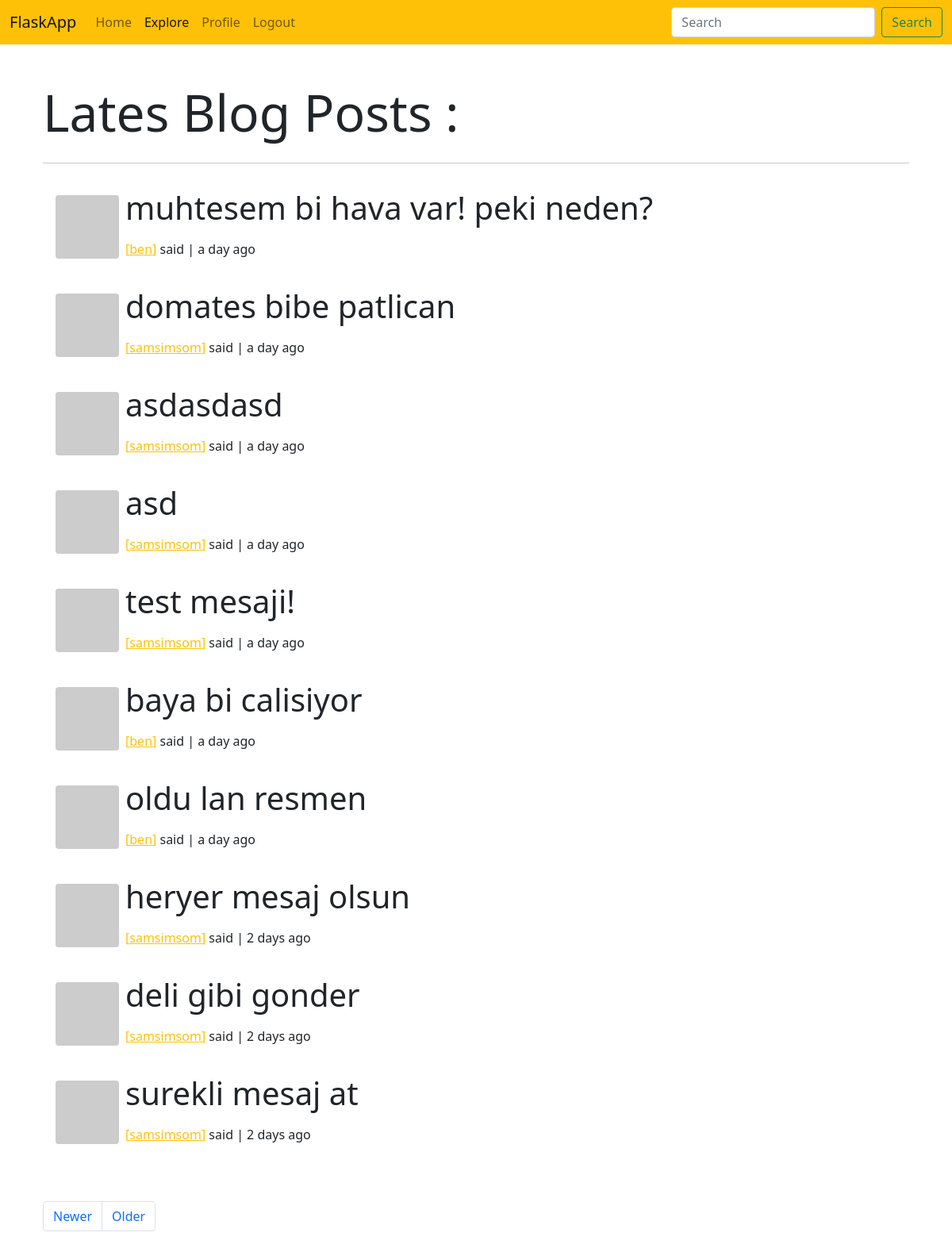
The app's page /explore?page=2 (signed in) with its own data.
### app/models.py (models this page shows, shortened)
class Post(db.Model):
    id = db.Column(db.Integer, primary_key=True)
    body = db.Column(db.String(140))
    timestamp = db.Column(db.DateTime, index=True, default=datetime.utcnow)
    user_id = db.Column(db.Integer, db.ForeignKey('user.id'))

class User(UserMixin, db.Model):
    id = db.Column(db.Integer, primary_key=True)
    username = db.Column(db.String(64), index=True, unique=True)
    email = db.Column(db.String(120), index=True, unique=True)
    password_hash = db.Column(db.String(128))
    about_me = db.Column(db.String(140))
    last_seen = db.Column(db.DateTime, default=datetime.utcnow)
    posts = db.relationship('Post', backref='author', lazy='dynamic')
    followed = db.relationship('User',
                               secondary=followers,
                               primaryjoin=(followers.c.follower_id == id),
                               secondaryjoin=(followers.c.followed_id == id),
                               backref=db.backref('followers', lazy='dynamic'),
                               lazy='dynamic')
    def avatar(self, size):
        digest = md5(self.email.lower().encode('utf-8')).hexdigest()
        return f'https://www.gravatar.com/avatar/{digest}?d=identicon&s={size}'

### app/main/routes.py (the view)
@bp.route('/explore')
@login_required
def explore():
    page = request.args.get('page', 1, type=int)
    posts = Post.query.order_by(Post.timestamp.desc()).paginate(
        page, current_app.config['POSTS_PER_PAGE'], False)
    next_url = url_for('main.explore', page=posts.next_num) \
        if posts.has_next else None
    prev_url = url_for('main.explore', page=posts.prev_num) \
        if posts.has_prev else None
    return render_template('index.html',
                           title='Explore',
                           posts=posts.items,
                           next_url=next_url,
                           prev_url=prev_url)

### app/main/routes.py (called while the page is built)
@bp.before_request
def before_request():
    if current_user.is_authenticated:
        current_user.last_seen = datetime.utcnow()
        db.session.commit()

### app/models.py (called while the page is built)
@login.user_loader
def load_user(id):
    return User.query.get(int(id))

### app/templates/index.html (shortened to what this page needs)
{% extends 'base.html' %}
{% block app_content %}
<div class="container-fluid mt-5">
    <h1 class="display-3">Lates Blog Posts :</h1>
    <hr class="my-4">
    {% for post in posts %}
        {% include "_post.html" %}
    {% endfor %}
</div>
<div class="container-fluid mt-5">
    {% include "_pagination.html" %}
</div>
{% endblock app_content %}

### app/templates/_post.html
<div class="d-flex bd-highlight p-2 mb-1">
<div class="d-flex flex-row bd-highlight">
  <div class="bd-highlight p-2">
    <img class="rounded" src="{{ post.author.avatar(76) }}">
  </div>
  <div class="bd-highlight">
  <p class="display-6">{{ post.body }}</p>
    <div class="d-flex flex-column bd-highlight align-self-end">
    <div class="bd-highlight">
    <p>
        <a href="{{ url_for('main.user', username=post.author.username) }}" class="link-warning">
        [{{ post.author.username }}]</a> said | {{ moment(post.timestamp).fromNow() }}
    </p>
    </div>
    </div>
  </div>
</div>
</div>

### records on screen
Post: body "muhtesem bi hava var! peki neden?", author.username "ben", timestamp "a day ago"
Post: body "domates bibe patlican", author.username "samsimsom", timestamp "a day ago"
Post: body "asdasdasd", author.username "samsimsom", timestamp "a day ago"
Post: body "asd", author.username "samsimsom", timestamp "a day ago"
Post: body "test mesaji!", author.username "samsimsom", timestamp "a day ago"
Post: body "baya bi calisiyor", author.username "ben", timestamp "a day ago"
Post: body "oldu lan resmen", author.username "ben", timestamp "a day ago"
Post: body "heryer mesaj olsun", author.username "samsimsom", timestamp "2 days ago"
Post: body "deli gibi gonder", author.username "samsimsom", timestamp "2 days ago"
Post: body "surekli mesaj at", author.username "samsimsom", timestamp "2 days ago"
